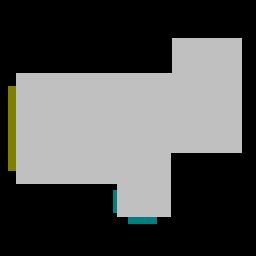
#> input picture examples/test-label.png, 256 x 256 px
$ python generate.py
#> lines starting #> are read from the running program, lines starting #| are printed output that depends on the picture
### image/utils.py
import numpy as np
from variables import *


def convert_label(label):
    if len(label.shape) == 2:
        return label

    label_parsed = np.zeros((256, 256))
    for i in range(256):
        for j in range(256):
            if label[i][j].tolist() == COLORS[CONNECTION_COLORS['floor']]:
                label_parsed[i][j] = 1
            if label[i][j].tolist() == COLORS[CONNECTION_COLORS['door']]:
                label_parsed[i][j] = 2
            if label[i][j].tolist() == COLORS[CONNECTION_COLORS['window']]:
                label_parsed[i][j] = 3
            if label[i][j].tolist() == [0, 0, 0]:
                label_parsed[i][j] = 0

    return label_parsed

### generate.py
import argparse
import os
import shutil
import subprocess
import glob
from pathlib import Path
import cv2
import numpy as np
from image.utils import convert_label
from PIL import Image

parser = argparse.ArgumentParser(description='Generate room image based on a label map (floor)')
parser.add_argument('--path_to_label', type=str, default='examples/test-label.png', help='Where to store generated images')
parser.add_argument('--path_to_output', type=str, default='examples/', help='Where to sore generated label maps')
parser.add_argument('--bed', action='store_true', default=False, help='If specified, generated room will contain bed')
parser.add_argument('--chair', action='store_true', default=False, help='If specified, generated room will contain chair')
parser.add_argument('--lighting', action='store_true', default=False, help='If specified, generated room will contain lighting')
parser.add_argument('--table', action='store_true', default=False, help='If specified, generated room will contain table')
parser.add_argument('--cabinet', action='store_true', default=False, help='If specified, generated room will contain cabinet/shelf/desk')
parser.add_argument('--sofa', action='store_true', default=False, help='If specified, generated room will contain sofa')

opt = parser.parse_args()

if __name__ == '__main__':
    Path("sean/datasets/generate_label").mkdir(parents=True, exist_ok=True)
    Path("sean/datasets/generate_img").mkdir(parents=True, exist_ok=True)

    files = glob.glob("sean/datasets/generate_label/*")
    for f in files:
        print(f)
        os.remove(f)

    files = glob.glob("sean/datasets/generate_img/*")
    for f in files:
        os.remove(f)

    dummy_image = np.zeros((256, 256, 3))
    label = Image.open(opt.path_to_label)
#> label is the input picture: PIL image 256x256 RGB; mean R, G, B 80.8, 81.3, 80
    label = convert_label(np.array(label))
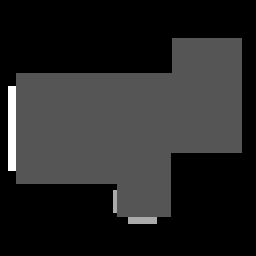
#> label: shape (256, 256) float64; min 0, max 3, mean 0.454; drawn with min black and max white

    cv2.imwrite("sean/datasets/generate_img/generated.png", dummy_image)
    cv2.imwrite("sean/datasets/generate_label/generated.png", label)

    furniture_string = ""

    if opt.lighting:
        furniture_string += "1 "
    else:
        furniture_string += "0 "

    if opt.chair:
        furniture_string += "2 "
    else:
        furniture_string += "0 "

    if opt.table:
        furniture_string += "3 "
    else:
        furniture_string += "0 "

    if opt.cabinet:
        furniture_string += "4 "
    else:
        furniture_string += "0 "

    if opt.sofa:
        furniture_string += "5 "
    else:
        furniture_string += "0 "

    if opt.bed:
        furniture_string += "6"
    else:
        furniture_string += "0"

    subprocess.call([
        "python",
        "test_style.py",
        "--name", "sean-args",
        "--ngf", "32",
        "--load_size", "256",
        "--crop_size", "256",
        "--dataset_mode", "custom",
        "--label_dir", "datasets/generate_label",
        "--image_dir", "datasets/generate_img",
        "--label_nc", "4",
        "--no_instance",
        "--gpu_ids", "0",
        "--furniture", furniture_string
    ], cwd="sean/")

    shutil.move("sean/results/sean-args/test_latest/images/synthesized_image/generated.png", "examples/generated.png")
    shutil.rmtree("sean/results/", ignore_errors=False, onerror=None)
